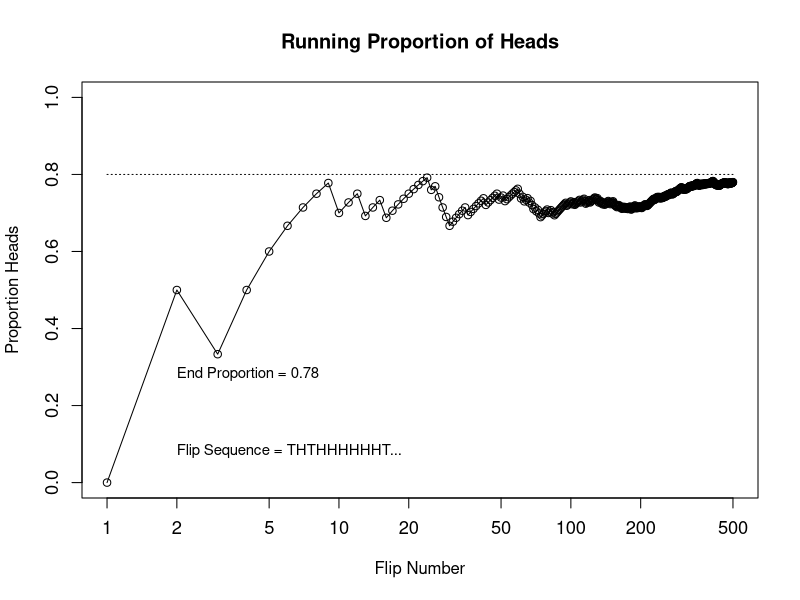
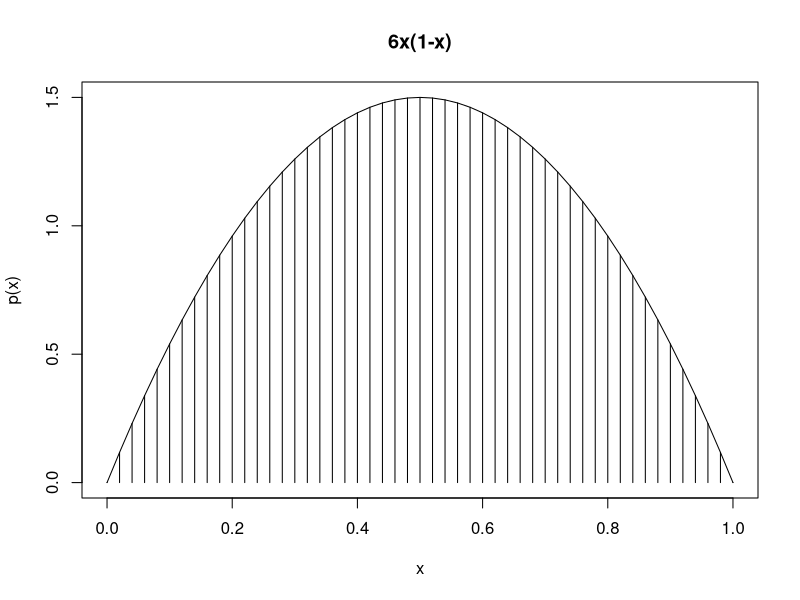
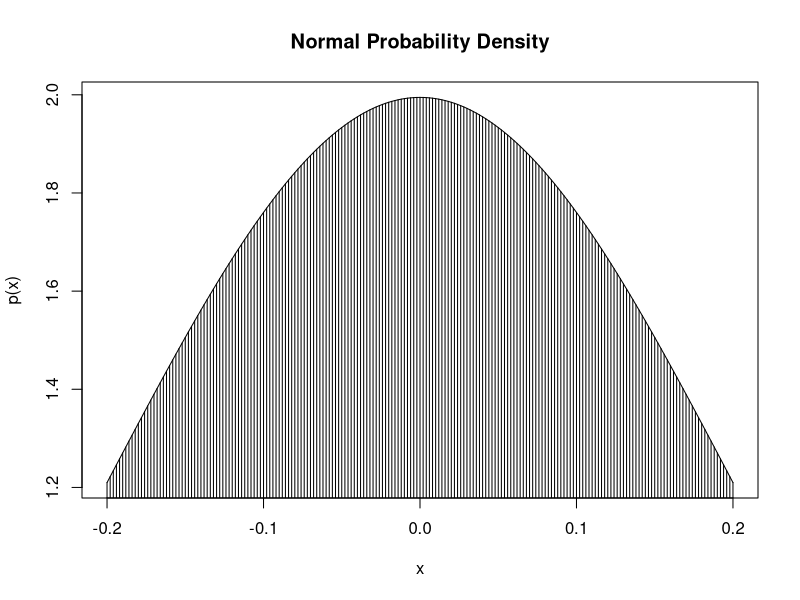

R code for these plots, in order:
## ---- chunk 1
N <- 500 # Specify number of flips

# Create sequence of flips using sample
flipsequence <- sample(x = c(0, 1), prob = c(0.2, 0.8), size = N, replace = TRUE)
# Compute the running proportion of heads
r <- cumsum(flipsequence)
n <- 1:N
runprop <- r / n

# Plot the running proportion
plot(n, runprop, type = "o", log = "x", xlim = c(1, N), ylim = c(0, 1), cex.axis = 1.1,
    xlab = "Flip Number", ylab = "Proportion Heads", main = "Running Proportion of Heads")
# Add line at y=0.8
lines(c(1, N), c(0.8, 0.8), lty = 3)
# Annotate plot
flipletters <- paste(c("T", "H")[flipsequence[1:10]+1], collapse="")
displaystring <- paste("Flip Sequence = ", flipletters, "...", sep="")
text(2, 0.1, displaystring, adj = c(0, 1), cex = 0.9)
text(2, 0.3, paste("End Proportion =", runprop[N]), adj = c(0, 1), cex = 0.9)
## ---- chunk 2
# specify interval and delta x
xlow <- 0
xhigh <- 1
dx <- 0.02
# specify points along x axis
x <- seq(from = xlow, to = xhigh, by = dx)
# calculate y values. using density function above
y <- 6 * x * (1 - x)
# plot the function
plot(x, y, type = "h", lwd = 1, xlab = "x", ylab = "p(x)", main = "6x(1-x)")
lines(x, y)
## ---- chunk 3
# set parameters
meanval <- 0
std_dev <- 0.2
xlow <- meanval - std_dev
xhigh <- meanval + std_dev
dx <- 0.002
# calculate points
x <- seq(from = xlow, to = xhigh, by = dx)
y <- (1/(std_dev * sqrt(2 * pi))) * exp(-.5 * ((x - meanval)/std_dev)^2)
# plot and add lines
plot(x, y, type = "h", xlab = "x", ylab = "p(x)", main = "Normal Probability Density")
lines(x, y)
